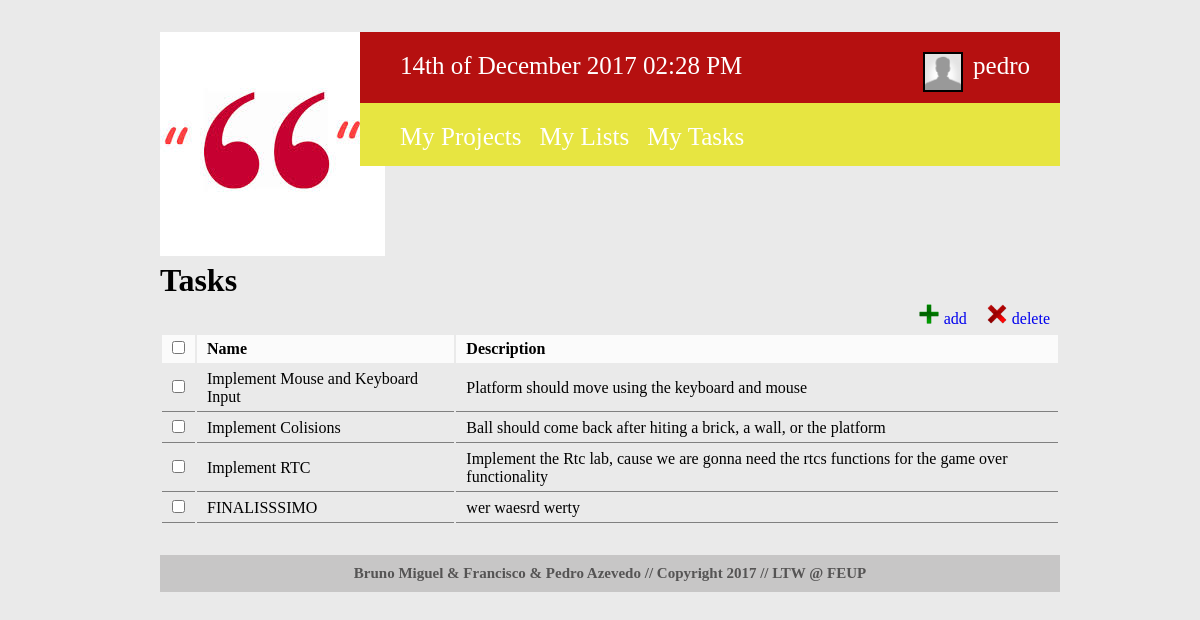
/tasks.php?id=2 (signed in), run on an earlier commit of the app's database.
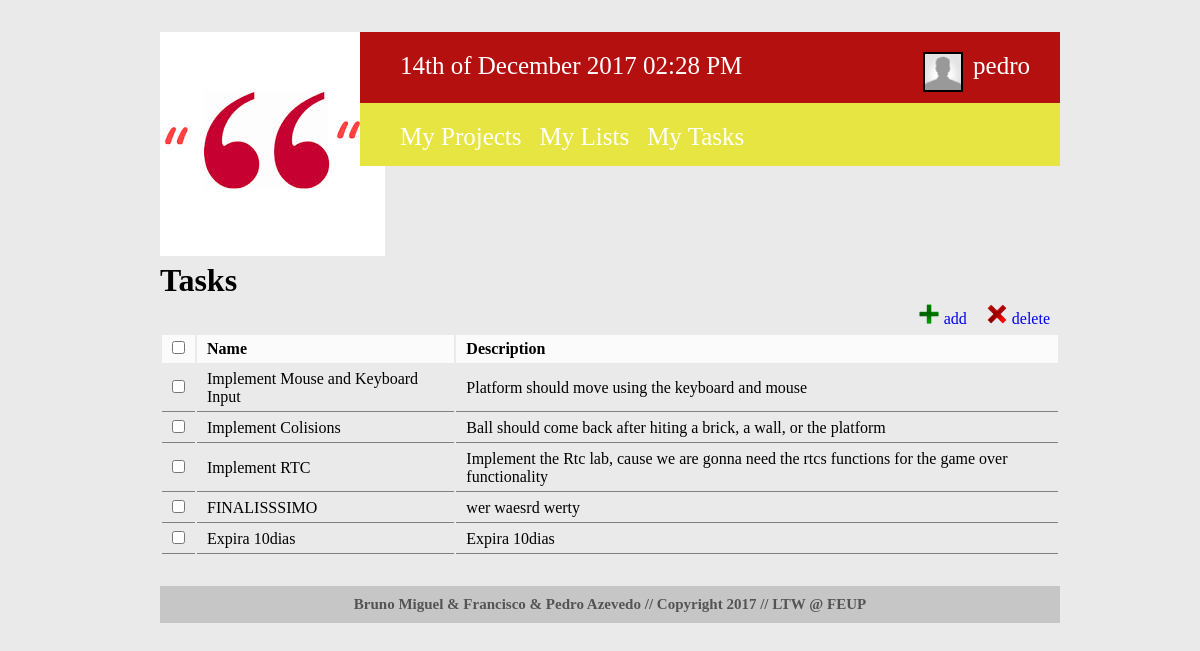
And on a later commit of the database.
### tables this page shows
CREATE TABLE taskLists (
  task_id INTEGER REFERENCES tasks,
  list_id INTEGER REFERENCES lists,
  
  PRIMARY KEY (task_id, list_id)
);

CREATE TABLE tasks (
	task_id 			INTEGER PRIMARY KEY AUTOINCREMENT,
	task_name 			VARCHAR(50) NOT NULL,
	task_description	VARCHAR(500),
	task_completed		INTEGER NOT NULL, /*0 not completed 1 completed (false,true)*/
	limit_day			INTEGER NOT NULL,
	limit_month			INTEGER NOT NULL,
	limit_year			INTEGER NOT NULL
);

### tasks.php (called while the page is built, shortened)
<?php
$task_section = "tasks";
include_once('./templates/html_header.php');
include_once('./templates/html_tasks.php');
include_once('./templates/html_footer.php');
?>

### database/db.php (called while the page is built, shortened)
<?php
    class Database {
        private $database;
        public function __construct($sqlite_file_path) {
            try {
                $this->base_path = $_SERVER['SERVER_NAME'] . $_SERVER['PHP_SELF'];
                $this->database = new PDO('sqlite:' . $sqlite_file_path);
                $this->database->setAttribute(PDO::ATTR_ERRMODE, PDO::ERRMODE_EXCEPTION);
            }
            catch (PDOException $e) {
                echo 'Connection to database failed: ' . $e->getMessage();
            }
        }
		public function getTaskFromTaskId($task_id)
        {
            $statement = $this->database->prepare('SELECT * FROM tasks WHERE task_id= ?');
            $statement->execute(array($task_id));
            return $statement->fetch();
        }
        public function getTasksListsFromListsId($list_id)
        {
            $stmt = $this->database->prepare('SELECT * FROM taskLists WHERE list_id = ?');
            $stmt->execute(array($list_id));
            return $stmt->fetchAll();
        }
    }
?>

### templates/html_tasks.php (the view, shortened to what this page needs)
<?
include_once('./database/db.php');
$db = new Database('./database/helpo.db');
$taskLists = $db->getTasksListsFromListsId($_GET['id']);
?>
<div id="tasks">
<h1>Tasks</h1>
<div id="taskscontent">
    <a href="#"><div class="button" id="delete"><img src="./images/delete-icon.png"/>delete</div></a>
    <a href="#"><div class="button" id="add"><img src="./images/add-icon.png"/>add</div></a>
<form>
  <table class="list taskslist" id="<? echo $task_section; ?>table">
    <tr>
      <td><input class="checkboxcontrol" type="checkbox"/></td>
      <td>Name</td>
	  <td>Description</td>
    </tr><?
    foreach ($taskLists as $taskList) {
	  $task = $db->getTaskFromTaskId($taskList['task_id']);
      echo '<tr>';
      echo '<td><input id="' . $taskList['task_id'] . '" type="checkbox"/></td>';
      echo '<td><a id="' . $task['task_name'] . '" >' . $task['task_name'] .'</a></td>';
	  echo '<td><a id="' . $task['task_description'] . '">' . $task['task_description'] .'</a></td>';
      echo '</tr>';
    }
?></table>
</form>
</div>
</div>

### templates/html_header.php (shortened to what this page needs)
<?php
   require_once('database/db.php');
?>
<!DOCTYPE html>
  <html>
    <head>
      <link rel="stylesheet" href="css/header.css">
    </head>
    <body>
      <div id="header">
        <div id="logo">
          <a href="home.php"><img src="images/logo.jpg" alt="Logo" /></a>
        </div>
        <div id="redLine">
          <?
            echo '<div class="text dateheader">' . date('jS \of F Y h:i A') . '</div>';
            if (isset($_SESSION['loggedin']))
            {
               echo '<div id="usershow"><a href="profile_page.php?id='. $_SESSION['userid'] . '">';
               if ($_SESSION['useravatar'] != NULL) {
                  echo '<img class="mini_avatar" src="' . $_SESSION['useravatar'] . '"/>';
               } else {
                  echo '<img class="mini_avatar" src="./images/default-avatar.png"/>';
               }
               echo '<div class="text">' . $_SESSION['username'] . '</div></a>';
               echo '<div id="usermenu">';
               echo '<a href="./templates/actions/action_logout.php"><p> Log out </p></a></div></div>';
            }else {?>
            <?}?>
        </div>
        <div id="yellowLine">
           <?
				echo '<a href="projects.php?id=' . $_SESSION['userid'] .'"><div class="text">My Projects</div></a>';
                echo '<a href="todolists.php?id=' . $_SESSION['userid'] .'"><div class="text">My Lists</div></a>';
				echo '<a href="mytasks.php?id=' . $_SESSION['userid'] .'"><div class="text">My Tasks</div></a>';
           ?>
        </div>
      </div>

### templates/html_footer.php (shortened to what this page needs)
    <div id="footer">
      Bruno Miguel & Francisco & Pedro Azevedo // Copyright 2017 // LTW @ FEUP
    </div>
  </body>
</html>

### css/header.css (style rules this page uses)
* { margin: 0px; font-family: Trebuchet MS; }
body { width: 900px; margin: 2em 10em 3em 10em; background-color: #eaeaea; position: relative; }
div#header { height: 200px; padding: 0px; margin-bottom: 30px; }
div#header div.text { font-size: 25px; color: white; padding-top: 20px; padding-left: 10px; padding-right: 30px; }
#logo { margin: 0px; padding-left: 0px; width: 200px; float: left; }
div.dateheader { margin-left: 30px; }
#redLine { background-color: #b51010; float: left; width: 700px; height: 71px; }
div#redLine div.text { float: left; height: 100%; }
#yellowLine { background-color: #e7e541; float: left; width: 700px; height: 63px; }
div#yellowLine div.text { float: left; height: 100%; padding: 20px 8px 0px 10px; }
div#yellowLine a:first-child div.text { margin-left: 30px; }
.button img { height: 20px; margin-right: 5px; }
.button { float: right; padding: 0px 10px; padding-top: 5px; vertical-align: top; }
.list { width: 100%; float: left; margin-top: 5px; }
.list tr td { padding: 5px 10px; }
.list tr:first-child td { font-weight: bold; background-color: rgba(255, 255, 255, 0.8); }
.list tr:not(:first-child) td { border-bottom: 1px gray solid; }
#usershow { font-size: 25px; color: white; padding-top: 20px; padding-left: 10px; padding-right: 30px; float: right; height: 100%; }
#usershow .text { padding-top: 0px !important; padding-left: 0px !important; padding-right: 0px !important; }
img.mini_avatar { width: 36px; position: relative; clip: rect(0px, 40px, 40px, 0px); float: left; border: 2px double black; margin-right: 10px; }
div#footer { width: 900px; float: left; background-color: #c7c6c6; color: #555454; margin-top: 30px; text-align: center; padding: 10px 0px; font-weight: bold; font-size: 15px; }

What changed in the data, as far as the page shows it:
added tasklists: task.task_name "Expira 10dias", task.task_description "Expira 10dias"
